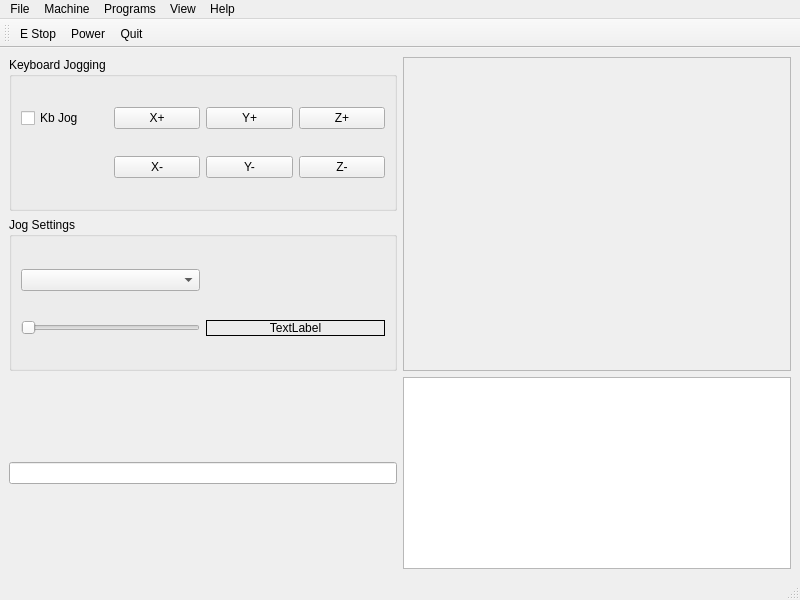
<?xml version="1.0" encoding="UTF-8"?>
<ui version="4.0">
 <class>MainWindow</class>
 <widget class="QMainWindow" name="MainWindow">
  <property name="geometry">
   <rect>
    <x>0</x>
    <y>0</y>
    <width>800</width>
    <height>600</height>
   </rect>
  </property>
  <property name="windowTitle">
   <string>MainWindow</string>
  </property>
  <widget class="QWidget" name="centralwidget">
   <layout class="QGridLayout" name="gridLayout">
    <item row="0" column="1" rowspan="2">
     <widget class="QFrame" name="plot_widget">
      <property name="frameShape">
       <enum>QFrame::StyledPanel</enum>
      </property>
      <property name="frameShadow">
       <enum>QFrame::Raised</enum>
      </property>
     </widget>
    </item>
    <item row="0" column="0">
     <widget class="QGroupBox" name="groupBox">
      <property name="title">
       <string>Keyboard Jogging</string>
      </property>
      <layout class="QGridLayout" name="gridLayout_3">
       <item row="0" column="0">
        <widget class="QCheckBox" name="keyboard_jog_cbf">
         <property name="text">
          <string>Kb Jog</string>
         </property>
        </widget>
       </item>
       <item row="0" column="1">
        <widget class="QPushButton" name="jog_plus_pb_0">
         <property name="text">
          <string>X+</string>
         </property>
        </widget>
       </item>
       <item row="0" column="2">
        <widget class="QPushButton" name="jog_plus_pb_1">
         <property name="text">
          <string>Y+</string>
         </property>
        </widget>
       </item>
       <item row="1" column="1">
        <widget class="QPushButton" name="jog_minus_pb_0">
         <property name="text">
          <string>X-</string>
         </property>
        </widget>
       </item>
       <item row="0" column="3">
        <widget class="QPushButton" name="jog_plus_pb_2">
         <property name="text">
          <string>Z+</string>
         </property>
        </widget>
       </item>
       <item row="1" column="2">
        <widget class="QPushButton" name="jog_minus_pb_1">
         <property name="text">
          <string>Y-</string>
         </property>
        </widget>
       </item>
       <item row="1" column="3">
        <widget class="QPushButton" name="jog_minus_pb_2">
         <property name="text">
          <string>Z-</string>
         </property>
        </widget>
       </item>
      </layout>
     </widget>
    </item>
    <item row="1" column="0">
     <widget class="QGroupBox" name="groupBox_2">
      <property name="title">
       <string>Jog Settings</string>
      </property>
      <layout class="QGridLayout" name="gridLayout_2">
       <item row="0" column="0">
        <widget class="QComboBox" name="jog_modes_cb"/>
       </item>
       <item row="1" column="0">
        <widget class="QSlider" name="jog_vel_sl">
         <property name="sizePolicy">
          <sizepolicy hsizetype="Preferred" vsizetype="Fixed">
           <horstretch>0</horstretch>
           <verstretch>0</verstretch>
          </sizepolicy>
         </property>
         <property name="orientation">
          <enum>Qt::Horizontal</enum>
         </property>
        </widget>
       </item>
       <item row="1" column="1">
        <widget class="QLabel" name="jog_vel_lb">
         <property name="frameShape">
          <enum>QFrame::Box</enum>
         </property>
         <property name="text">
          <string>TextLabel</string>
         </property>
         <property name="alignment">
          <set>Qt::AlignCenter</set>
         </property>
        </widget>
       </item>
      </layout>
     </widget>
    </item>
    <item row="2" column="1">
     <widget class="QPlainTextEdit" name="gcode_pte">
      <property name="sizePolicy">
       <sizepolicy hsizetype="Preferred" vsizetype="Preferred">
        <horstretch>0</horstretch>
        <verstretch>0</verstretch>
       </sizepolicy>
      </property>
     </widget>
    </item>
    <item row="2" column="0">
     <widget class="QLineEdit" name="lineEdit">
      <property name="sizePolicy">
       <sizepolicy hsizetype="Preferred" vsizetype="Fixed">
        <horstretch>0</horstretch>
        <verstretch>0</verstretch>
       </sizepolicy>
      </property>
     </widget>
    </item>
   </layout>
  </widget>
  <widget class="QMenuBar" name="menubar">
   <property name="geometry">
    <rect>
     <x>0</x>
     <y>0</y>
     <width>800</width>
     <height>24</height>
    </rect>
   </property>
   <widget class="QMenu" name="menuFile">
    <property name="title">
     <string>File</string>
    </property>
    <addaction name="actionOpen"/>
    <addaction name="actionEdit"/>
    <addaction name="actionReload"/>
    <addaction name="separator"/>
    <addaction name="actionSave"/>
    <addaction name="actionSave_As"/>
    <addaction name="separator"/>
    <addaction name="actionEdit_Tool_Table"/>
    <addaction name="actionReload_Tool_Table"/>
    <addaction name="separator"/>
    <addaction name="actionQuit"/>
   </widget>
   <widget class="QMenu" name="menuMachine">
    <property name="title">
     <string>Machine</string>
    </property>
    <addaction name="actionE_Stop"/>
    <addaction name="actionPower"/>
    <addaction name="separator"/>
    <addaction name="actionRun"/>
    <addaction name="actionRun_From_Line"/>
    <addaction name="actionStep"/>
    <addaction name="actionPause"/>
    <addaction name="actionResume"/>
    <addaction name="actionStop"/>
    <addaction name="separator"/>
    <addaction name="actionHoming"/>
    <addaction name="actionUnhoming"/>
   </widget>
   <widget class="QMenu" name="menuPrograms">
    <property name="title">
     <string>Programs</string>
    </property>
    <addaction name="actionShow_HAL"/>
   </widget>
   <widget class="QMenu" name="menuView">
    <property name="title">
     <string>View</string>
    </property>
    <addaction name="actionDRO"/>
    <addaction name="actionLimits"/>
   </widget>
   <widget class="QMenu" name="menuHelp">
    <property name="title">
     <string>Help</string>
    </property>
    <addaction name="actionAbout"/>
    <addaction name="actionQuick_Reference"/>
   </widget>
   <addaction name="menuFile"/>
   <addaction name="menuMachine"/>
   <addaction name="menuPrograms"/>
   <addaction name="menuView"/>
   <addaction name="menuHelp"/>
  </widget>
  <widget class="QStatusBar" name="statusbar"/>
  <widget class="QToolBar" name="toolBar">
   <property name="windowTitle">
    <string>toolBar</string>
   </property>
   <attribute name="toolBarArea">
    <enum>TopToolBarArea</enum>
   </attribute>
   <attribute name="toolBarBreak">
    <bool>false</bool>
   </attribute>
   <addaction name="actionE_Stop"/>
   <addaction name="actionPower"/>
   <addaction name="actionQuit"/>
  </widget>
  <action name="actionOpen">
   <property name="text">
    <string>Open</string>
   </property>
  </action>
  <action name="actionEdit">
   <property name="text">
    <string>Edit</string>
   </property>
  </action>
  <action name="actionReload">
   <property name="text">
    <string>Reload</string>
   </property>
  </action>
  <action name="actionSave">
   <property name="text">
    <string>Save</string>
   </property>
  </action>
  <action name="actionSave_As">
   <property name="text">
    <string>Save As</string>
   </property>
  </action>
  <action name="actionEdit_Tool_Table">
   <property name="text">
    <string>Edit Tool Table</string>
   </property>
  </action>
  <action name="actionReload_Tool_Table">
   <property name="text">
    <string>Reload Tool Table</string>
   </property>
  </action>
  <action name="actionQuit">
   <property name="text">
    <string>Quit</string>
   </property>
  </action>
  <action name="actionE_Stop">
   <property name="text">
    <string>E Stop</string>
   </property>
   <property name="shortcut">
    <string>F1</string>
   </property>
  </action>
  <action name="actionPower">
   <property name="text">
    <string>Power</string>
   </property>
   <property name="shortcut">
    <string>F2</string>
   </property>
  </action>
  <action name="actionRun">
   <property name="text">
    <string>Run</string>
   </property>
  </action>
  <action name="actionRun_From_Line">
   <property name="text">
    <string>Run From Line</string>
   </property>
  </action>
  <action name="actionStep">
   <property name="text">
    <string>Step</string>
   </property>
  </action>
  <action name="actionPause">
   <property name="text">
    <string>Pause</string>
   </property>
  </action>
  <action name="actionResume">
   <property name="text">
    <string>Resume</string>
   </property>
  </action>
  <action name="actionStop">
   <property name="text">
    <string>Stop</string>
   </property>
  </action>
  <action name="actionShow_HAL">
   <property name="text">
    <string>Show HAL</string>
   </property>
  </action>
  <action name="actionDRO">
   <property name="text">
    <string>DRO</string>
   </property>
  </action>
  <action name="actionLimits">
   <property name="text">
    <string>Limits</string>
   </property>
  </action>
  <action name="actionAbout">
   <property name="text">
    <string>About</string>
   </property>
  </action>
  <action name="actionQuick_Reference">
   <property name="text">
    <string>Quick Reference</string>
   </property>
  </action>
  <action name="actionHoming">
   <property name="text">
    <string>Homing</string>
   </property>
  </action>
  <action name="actionUnhoming">
   <property name="text">
    <string>Unhoming</string>
   </property>
  </action>
 </widget>
 <resources/>
 <connections/>
</ui>
